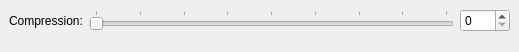
<?xml version="1.0" encoding="UTF-8"?>
<ui version="4.0">
 <class>flacConfigPage</class>
 <widget class="QWidget" name="flacConfigPage">
  <property name="geometry">
   <rect>
    <x>0</x>
    <y>0</y>
    <width>519</width>
    <height>52</height>
   </rect>
  </property>
  <property name="windowTitle">
   <string notr="true">FLAC encoding configuration</string>
  </property>
  <layout class="QVBoxLayout" name="verticalLayout">
   <property name="leftMargin">
    <number>0</number>
   </property>
   <property name="topMargin">
    <number>0</number>
   </property>
   <property name="rightMargin">
    <number>0</number>
   </property>
   <property name="bottomMargin">
    <number>0</number>
   </property>
   <item>
    <widget class="QWidget" name="widget" native="true">
     <layout class="QFormLayout" name="formLayout">
      <item row="0" column="0">
       <widget class="QLabel" name="flacCompressionLabel">
        <property name="text">
         <string>Compression:</string>
        </property>
       </widget>
      </item>
      <item row="0" column="1">
       <layout class="QHBoxLayout" name="horizontalLayout_2">
        <item>
         <widget class="QSlider" name="flacCompressionSlider">
          <property name="maximum">
           <number>8</number>
          </property>
          <property name="pageStep">
           <number>1</number>
          </property>
          <property name="value">
           <number>0</number>
          </property>
          <property name="orientation">
           <enum>Qt::Horizontal</enum>
          </property>
          <property name="tickPosition">
           <enum>QSlider::TicksAbove</enum>
          </property>
         </widget>
        </item>
        <item>
         <widget class="QSpinBox" name="flacCompressionSpin">
          <property name="minimumSize">
           <size>
            <width>50</width>
            <height>0</height>
           </size>
          </property>
          <property name="maximum">
           <number>8</number>
          </property>
         </widget>
        </item>
       </layout>
      </item>
     </layout>
    </widget>
   </item>
  </layout>
 </widget>
 <resources/>
 <connections>
  <connection>
   <sender>flacCompressionSlider</sender>
   <signal>valueChanged(int)</signal>
   <receiver>flacCompressionSpin</receiver>
   <slot>setValue(int)</slot>
   <hints>
    <hint type="sourcelabel">
     <x>288</x>
     <y>32</y>
    </hint>
    <hint type="destinationlabel">
     <x>401</x>
     <y>27</y>
    </hint>
   </hints>
  </connection>
  <connection>
   <sender>flacCompressionSpin</sender>
   <signal>valueChanged(int)</signal>
   <receiver>flacCompressionSlider</receiver>
   <slot>setValue(int)</slot>
   <hints>
    <hint type="sourcelabel">
     <x>390</x>
     <y>19</y>
    </hint>
    <hint type="destinationlabel">
     <x>358</x>
     <y>19</y>
    </hint>
   </hints>
  </connection>
 </connections>
</ui>
